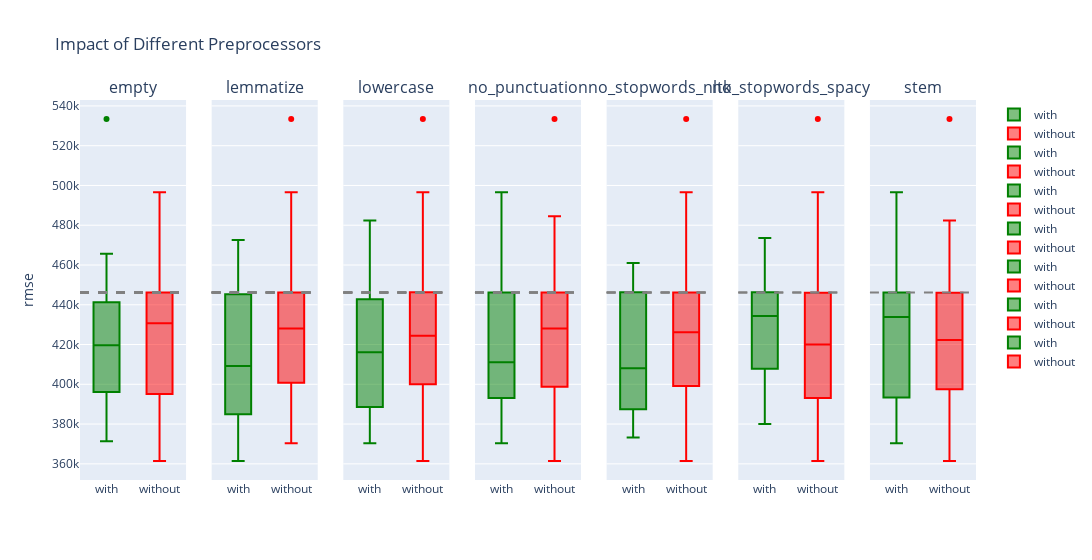

The code cell stored with this chart in its notebook:
### Code cell
# Create subplots, one for each preprocesser
fig = make_subplots(cols=len(unique_preprocessers), rows=1, 
                    subplot_titles=unique_preprocessers,
                    shared_yaxes=True,
                    vertical_spacing=0.05)

p_values = []

for i, preprocesser in enumerate(unique_preprocessers, 1):
    _with = trad_nlp_results[uses_specifically[preprocesser]][metric]
    _without = trad_nlp_results[~uses_specifically[preprocesser]][metric]
    # Test normality of each distribution
    _, p_with = stats.normaltest(_with)
    _, p_without = stats.normaltest(_without)
    
    # Perform appropriate statistical test based on normality
    if p_with > 0.05 and p_without > 0.05:
        # Both normal - use t-test
        _, p_val = stats.ttest_ind(_with, _without)
        test_type = "t-test"
    else:
        # At least one non-normal - use Mann-Whitney U test
        _, p_val = stats.mannwhitneyu(_with, _without)
        test_type = "Mann-Whitney U"
    p_values.append(p_val)
    annotation = f"{test_type} p-value: {p_val:.3f}"
    logger.info(f"\n{preprocesser}:")
    logger.info(f"With normality p-value: {p_with:.3f}")
    logger.info(f"Without normality p-value: {p_without:.3f}")
    logger.info(annotation)

    # Add box plot for when preprocesser is used
    fig.add_trace(
        go.Box(
            y=_with,
            name="with",
            boxpoints='outliers',
            marker_color="green"
        ),
        row=1, col=i
    )
    
    # Add box plot for when preprocesser is not used
    fig.add_trace(
        go.Box(
            y=_without,
            name="without",
            boxpoints='outliers',
            marker_color="red"
        ),
        row=1, col=i
    )

    fig.add_hline(y=perf_of_mean, line_dash="dash", line_color="gray")

fig.update_layout(
    width=200*len(unique_preprocessers),
    # showlegend=True,
    title_text="Impact of Different Preprocessors",
    yaxis_title=metric
)


fig.show()

### Figure 1 — Plotly figure (JSON) as saved in the notebook; plotly's stock layout.template omitted (floating-point values rounded to 4 significant figures; data arrays with more than 128 entries replaced by an {"elided": "..."} marker saying what was removed)
{"data": [{"boxpoints": "outliers", "marker": {"color": "green"}, "name": "with", "type": "box", "xaxis": "x", "y": [371300.0, 373400.0, 374600.0, 376600.0, 382400.0, 384900.0, 385400.0, 386300.0, 386400.0, 387500.0, 388400.0, 388600.0, 389100.0, 389600.0, 390300.0, 390600.0, 390700.0, 391300.0, 391300.0, 391500.0, 392200.0, 393300.0, 394200.0, 394600.0, 397700.0, 398300.0, 399300.0, 399400.0, 399400.0, 400200.0, 401500.0, 401900.0, 402500.0, 402900.0, 403600.0, 405500.0, 406000.0, 407200.0, 407500.0, 408100.0, 408900.0, 408900.0, 411300.0, 413000.0, 414000.0, 417400.0, 417800.0, 419500.0, 419700.0, 421100.0, 421300.0, 422100.0, 422600.0, 423300.0, 423400.0, 423600.0, 424100.0, 424600.0, 424700.0, 425900.0, 427700.0, 428500.0, 429300.0, 430500.0, 431000.0, 431000.0, 431800.0, 432700.0, 435700.0, 437800.0, 439800.0, 441300.0, 441400.0, 442900.0, 445700.0, 445900.0, 446000.0, 446100.0, 446200.0, 446200.0, 446300.0, 446300.0, 446300.0, 446500.0, 446700.0, 447200.0, 447400.0, 447500.0, 448000.0, 449800.0, 453800.0, 457500.0, 463700.0, 463900.0, 465600.0, 533400.0], "yaxis": "y"}, {"boxpoints": "outliers", "marker": {"color": "red"}, "name": "without", "type": "box", "xaxis": "x", "y": {"elided": "208 float values"}, "yaxis": "y"}, {"boxpoints": "outliers", "marker": {"color": "green"}, "name": "with", "type": "box", "xaxis": "x2", "y": [361400.0, 366200.0, 366400.0, 370000.0, 370800.0, 372200.0, 372900.0, 376600.0, 379000.0, 381000.0, 381100.0, 381200.0, 381900.0, 382100.0, 382500.0, 382600.0, 383500.0, 383500.0, 384000.0, 384100.0, 384900.0, 385000.0, 385100.0, 385500.0, 385900.0, 385900.0, 386000.0, 388100.0, 389900.0, 390800.0, 393000.0, 393300.0, 395800.0, 398500.0, 399000.0, 399800.0, 400000.0, 403300.0, 404000.0, 405300.0, 407000.0, 408600.0, 409800.0, 410000.0, 410300.0, 410700.0, 411400.0, 411500.0, 421000.0, 422400.0, 424200.0, 425800.0, 431600.0, 431800.0, 432200.0, 434100.0, 437600.0, 438900.0, 441600.0, 442700.0, 444500.0, 444600.0, 444900.0, 445700.0, 445900.0, 446100.0, 446100.0, 446200.0, 446200.0, 446200.0, 446300.0, 446300.0, 446300.0, 446300.0, 446300.0, 446300.0, 446300.0, 446300.0, 446300.0, 447700.0, 456700.0, 463100.0, 470100.0, 472600.0], "yaxis": "y2"}, {"boxpoints": "outliers", "marker": {"color": "red"}, "name": "without", "type": "box", "xaxis": "x2", "y": {"elided": "220 float values"}, "yaxis": "y2"}, {"boxpoints": "outliers", "marker": {"color": "green"}, "name": "with", "type": "box", "xaxis": "x3", "y": [370400.0, 373100.0, 373200.0, 375000.0, 375000.0, 375900.0, 377800.0, 378600.0, 379000.0, 380000.0, 381000.0, 381100.0, 381200.0, 381900.0, 382100.0, 382600.0, 383500.0, 383800.0, 384000.0, 384900.0, 385000.0, 385100.0, 385800.0, 385900.0, 385900.0, 386000.0, 388100.0, 388200.0, 389000.0, 389900.0, 390100.0, 390500.0, 390800.0, 391800.0, 392300.0, 393000.0, 393300.0, 393900.0, 397200.0, 398500.0, 398900.0, 399000.0, 400000.0, 402800.0, 404000.0, 406200.0, 407000.0, 409800.0, 410000.0, 410900.0, 411400.0, 411600.0, 411800.0, 412700.0, 414000.0, 415400.0, 416800.0, 417500.0, 418000.0, 424800.0, 429300.0, 429800.0, 430600.0, 430800.0, 431600.0, 431800.0, 432200.0, 432200.0, 433000.0, 433800.0, 434100.0, 434200.0, 434400.0, 435200.0, 437200.0, 437500.0, 437500.0, 437600.0, 437800.0, 438900.0, 439000.0, 441100.0, 441600.0, 442700.0, 442800.0, 444500.0, 444600.0, 444900.0, 445700.0, 445900.0, 445900.0, 446100.0, 446100.0, 446200.0, 446200.0, 446200.0, 446200.0, 446300.0, 446300.0, 446300.0, 446300.0, 446300.0, 446300.0, 446300.0, 446300.0, 446300.0, 446300.0, 447700.0, 459400.0, 462500.0, 469400.0, 482300.0], "yaxis": "y3"}, {"boxpoints": "outliers", "marker": {"color": "red"}, "name": "without", "type": "box", "xaxis": "x3", "y": {"elided": "192 float values"}, "yaxis": "y3"}, {"boxpoints": "outliers", "marker": {"color": "green"}, "name": "with", "type": "box", "xaxis": "x4", "y": [370400.0, 373100.0, 373200.0, 375000.0, 375000.0, 375900.0, 377800.0, 378600.0, 379000.0, 381000.0, 381100.0, 381900.0, 382100.0, 382500.0, 382600.0, 383500.0, 383500.0, 384100.0, 385500.0, 385900.0, 385900.0, 388200.0, 389900.0, 393000.0, 393300.0, 394400.0, 395800.0, 396500.0, 397200.0, 398200.0, 398500.0, 398900.0, 399000.0, 399500.0, 399800.0, 400000.0, 402800.0, 402800.0, 403300.0, 403300.0, 404000.0, 404800.0, 405300.0, 406200.0, 407000.0, 409800.0, 410000.0, 410900.0, 411400.0, 414000.0, 415400.0, 416800.0, 416800.0, 418000.0, 420200.0, 421800.0, 424800.0, 426300.0, 430800.0, 431600.0, 433800.0, 433900.0, 438900.0, 441600.0, 442700.0, 443200.0, 444500.0, 444900.0, 445000.0, 446000.0, 446100.0, 446100.0, 446100.0, 446200.0, 446200.0, 446300.0, 446300.0, 446300.0, 446300.0, 446300.0, 446300.0, 446300.0, 446300.0, 446300.0, 446500.0, 446500.0, 446800.0, 447100.0, 447100.0, 447200.0, 447700.0, 448300.0, 450200.0, 452200.0, 476300.0, 496600.0], "yaxis": "y4"}, {"boxpoints": "outliers", "marker": {"color": "red"}, "name": "without", "type": "box", "xaxis": "x4", "y": {"elided": "208 float values"}, "yaxis": "y4"}, {"boxpoints": "outliers", "marker": {"color": "green"}, "name": "with", "type": "box", "xaxis": "x5", "y": [373200.0, 375000.0, 375900.0, 377800.0, 379000.0, 381000.0, 381100.0, 381200.0, 382100.0, 384000.0, 384900.0, 385000.0, 389900.0, 390100.0, 390500.0, 391800.0, 393000.0, 393300.0, 393900.0, 395800.0, 399000.0, 399800.0, 403300.0, 405300.0, 410700.0, 411600.0, 411800.0, 412700.0, 417500.0, 422400.0, 424200.0, 425800.0, 444400.0, 445700.0, 446100.0, 446200.0, 446300.0, 446300.0, 446300.0, 446300.0, 446300.0, 446300.0, 446300.0, 447400.0, 449500.0, 450300.0, 451000.0, 460900.0], "yaxis": "y5"}, {"boxpoints": "outliers", "marker": {"color": "red"}, "name": "without", "type": "box", "xaxis": "x5", "y": {"elided": "256 float values"}, "yaxis": "y5"}, {"boxpoints": "outliers", "marker": {"color": "green"}, "name": "with", "type": "box", "xaxis": "x6", "y": [380000.0, 381900.0, 382600.0, 383500.0, 383800.0, 385800.0, 385900.0, 385900.0, 388200.0, 389000.0, 392300.0, 398500.0, 400000.0, 403700.0, 404000.0, 405700.0, 407000.0, 408500.0, 408800.0, 409800.0, 410000.0, 411400.0, 416800.0, 418000.0, 424800.0, 430600.0, 430800.0, 431600.0, 431800.0, 432200.0, 432200.0, 433000.0, 434100.0, 434200.0, 434400.0, 435200.0, 437200.0, 437500.0, 437500.0, 437600.0, 438900.0, 441600.0, 442700.0, 442800.0, 444500.0, 444900.0, 446100.0, 446100.0, 446300.0, 446300.0, 446300.0, 446300.0, 446300.0, 446500.0, 446800.0, 447100.0, 447200.0, 447700.0, 448300.0, 452200.0, 452700.0, 455400.0, 456700.0, 463100.0, 465600.0, 470100.0, 472600.0, 473600.0], "yaxis": "y6"}, {"boxpoints": "outliers", "marker": {"color": "red"}, "name": "without", "type": "box", "xaxis": "x6", "y": {"elided": "236 float values"}, "yaxis": "y6"}, {"boxpoints": "outliers", "marker": {"color": "green"}, "name": "with", "type": "box", "xaxis": "x7", "y": [370400.0, 373100.0, 373200.0, 375000.0, 375000.0, 375900.0, 377800.0, 378600.0, 380000.0, 383800.0, 385800.0, 388200.0, 389000.0, 390100.0, 390500.0, 391800.0, 392800.0, 393900.0, 394400.0, 396500.0, 398200.0, 399500.0, 402800.0, 403300.0, 404800.0, 410900.0, 414000.0, 415400.0, 416800.0, 416800.0, 424800.0, 430800.0, 433300.0, 433800.0, 433900.0, 434400.0, 435200.0, 437000.0, 437200.0, 437500.0, 440000.0, 441500.0, 442500.0, 443100.0, 443200.0, 445000.0, 445400.0, 445700.0, 445800.0, 446100.0, 446200.0, 446300.0, 446300.0, 446300.0, 446300.0, 446500.0, 446500.0, 446800.0, 447100.0, 447200.0, 448300.0, 449900.0, 450200.0, 450400.0, 452200.0, 476300.0, 484500.0, 496600.0], "yaxis": "y7"}, {"boxpoints": "outliers", "marker": {"color": "red"}, "name": "without", "type": "box", "xaxis": "x7", "y": {"elided": "236 float values"}, "yaxis": "y7"}], "layout": {"annotations": [{"font": {"size": 16}, "showarrow": false, "text": "empty", "x": 0.05918, "xanchor": "center", "xref": "paper", "y": 1, "yanchor": "bottom", "yref": "paper"}, {"font": {"size": 16}, "showarrow": false, "text": "lemmatize", "x": 0.2061, "xanchor": "center", "xref": "paper", "y": 1, "yanchor": "bottom", "yref": "paper"}, {"font": {"size": 16}, "showarrow": false, "text": "lowercase", "x": 0.3531, "xanchor": "center", "xref": "paper", "y": 1, "yanchor": "bottom", "yref": "paper"}, {"font": {"size": 16}, "showarrow": false, "text": "no_punctuation", "x": 0.5, "xanchor": "center", "xref": "paper", "y": 1, "yanchor": "bottom", "yref": "paper"}, {"font": {"size": 16}, "showarrow": false, "text": "no_stopwords_nltk", "x": 0.6469, "xanchor": "center", "xref": "paper", "y": 1, "yanchor": "bottom", "yref": "paper"}, {"font": {"size": 16}, "showarrow": false, "text": "no_stopwords_spacy", "x": 0.7939, "xanchor": "center", "xref": "paper", "y": 1, "yanchor": "bottom", "yref": "paper"}, {"font": {"size": 16}, "showarrow": false, "text": "stem", "x": 0.9408, "xanchor": "center", "xref": "paper", "y": 1, "yanchor": "bottom", "yref": "paper"}], "shapes": [{"line": {"color": "gray", "dash": "dash"}, "type": "line", "x0": 0, "x1": 1, "xref": "x domain", "y0": 446200.0, "y1": 446200.0, "yref": "y"}, {"line": {"color": "gray", "dash": "dash"}, "type": "line", "x0": 0, "x1": 1, "xref": "x domain", "y0": 446200.0, "y1": 446200.0, "yref": "y"}, {"line": {"color": "gray", "dash": "dash"}, "type": "line", "x0": 0, "x1": 1, "xref": "x2 domain", "y0": 446200.0, "y1": 446200.0, "yref": "y2"}, {"line": {"color": "gray", "dash": "dash"}, "type": "line", "x0": 0, "x1": 1, "xref": "x domain", "y0": 446200.0, "y1": 446200.0, "yref": "y"}, {"line": {"color": "gray", "dash": "dash"}, "type": "line", "x0": 0, "x1": 1, "xref": "x2 domain", "y0": 446200.0, "y1": 446200.0, "yref": "y2"}, {"line": {"color": "gray", "dash": "dash"}, "type": "line", "x0": 0, "x1": 1, "xref": "x3 domain", "y0": 446200.0, "y1": 446200.0, "yref": "y3"}, {"line": {"color": "gray", "dash": "dash"}, "type": "line", "x0": 0, "x1": 1, "xref": "x domain", "y0": 446200.0, "y1": 446200.0, "yref": "y"}, {"line": {"color": "gray", "dash": "dash"}, "type": "line", "x0": 0, "x1": 1, "xref": "x2 domain", "y0": 446200.0, "y1": 446200.0, "yref": "y2"}, {"line": {"color": "gray", "dash": "dash"}, "type": "line", "x0": 0, "x1": 1, "xref": "x3 domain", "y0": 446200.0, "y1": 446200.0, "yref": "y3"}, {"line": {"color": "gray", "dash": "dash"}, "type": "line", "x0": 0, "x1": 1, "xref": "x4 domain", "y0": 446200.0, "y1": 446200.0, "yref": "y4"}, {"line": {"color": "gray", "dash": "dash"}, "type": "line", "x0": 0, "x1": 1, "xref": "x domain", "y0": 446200.0, "y1": 446200.0, "yref": "y"}, {"line": {"color": "gray", "dash": "dash"}, "type": "line", "x0": 0, "x1": 1, "xref": "x2 domain", "y0": 446200.0, "y1": 446200.0, "yref": "y2"}, {"line": {"color": "gray", "dash": "dash"}, "type": "line", "x0": 0, "x1": 1, "xref": "x3 domain", "y0": 446200.0, "y1": 446200.0, "yref": "y3"}, {"line": {"color": "gray", "dash": "dash"}, "type": "line", "x0": 0, "x1": 1, "xref": "x4 domain", "y0": 446200.0, "y1": 446200.0, "yref": "y4"}, {"line": {"color": "gray", "dash": "dash"}, "type": "line", "x0": 0, "x1": 1, "xref": "x5 domain", "y0": 446200.0, "y1": 446200.0, "yref": "y5"}, {"line": {"color": "gray", "dash": "dash"}, "type": "line", "x0": 0, "x1": 1, "xref": "x domain", "y0": 446200.0, "y1": 446200.0, "yref": "y"}, {"line": {"color": "gray", "dash": "dash"}, "type": "line", "x0": 0, "x1": 1, "xref": "x2 domain", "y0": 446200.0, "y1": 446200.0, "yref": "y2"}, {"line": {"color": "gray", "dash": "dash"}, "type": "line", "x0": 0, "x1": 1, "xref": "x3 domain", "y0": 446200.0, "y1": 446200.0, "yref": "y3"}, {"line": {"color": "gray", "dash": "dash"}, "type": "line", "x0": 0, "x1": 1, "xref": "x4 domain", "y0": 446200.0, "y1": 446200.0, "yref": "y4"}, {"line": {"color": "gray", "dash": "dash"}, "type": "line", "x0": 0, "x1": 1, "xref": "x5 domain", "y0": 446200.0, "y1": 446200.0, "yref": "y5"}, {"line": {"color": "gray", "dash": "dash"}, "type": "line", "x0": 0, "x1": 1, "xref": "x6 domain", "y0": 446200.0, "y1": 446200.0, "yref": "y6"}, {"line": {"color": "gray", "dash": "dash"}, "type": "line", "x0": 0, "x1": 1, "xref": "x domain", "y0": 446200.0, "y1": 446200.0, "yref": "y"}, {"line": {"color": "gray", "dash": "dash"}, "type": "line", "x0": 0, "x1": 1, "xref": "x2 domain", "y0": 446200.0, "y1": 446200.0, "yref": "y2"}, {"line": {"color": "gray", "dash": "dash"}, "type": "line", "x0": 0, "x1": 1, "xref": "x3 domain", "y0": 446200.0, "y1": 446200.0, "yref": "y3"}, {"line": {"color": "gray", "dash": "dash"}, "type": "line", "x0": 0, "x1": 1, "xref": "x4 domain", "y0": 446200.0, "y1": 446200.0, "yref": "y4"}, {"line": {"color": "gray", "dash": "dash"}, "type": "line", "x0": 0, "x1": 1, "xref": "x5 domain", "y0": 446200.0, "y1": 446200.0, "yref": "y5"}, {"line": {"color": "gray", "dash": "dash"}, "type": "line", "x0": 0, "x1": 1, "xref": "x6 domain", "y0": 446200.0, "y1": 446200.0, "yref": "y6"}, {"line": {"color": "gray", "dash": "dash"}, "type": "line", "x0": 0, "x1": 1, "xref": "x7 domain", "y0": 446200.0, "y1": 446200.0, "yref": "y7"}], "title": {"text": "Impact of Different Preprocessors"}, "width": 1400, "xaxis": {"anchor": "y", "domain": [0, 0.1184]}, "xaxis2": {"anchor": "y2", "domain": [0.1469, 0.2653]}, "xaxis3": {"anchor": "y3", "domain": [0.2939, 0.4122]}, "xaxis4": {"anchor": "y4", "domain": [0.4408, 0.5592]}, "xaxis5": {"anchor": "y5", "domain": [0.5878, 0.7061]}, "xaxis6": {"anchor": "y6", "domain": [0.7347, 0.8531]}, "xaxis7": {"anchor": "y7", "domain": [0.8816, 1.0]}, "yaxis": {"anchor": "x", "domain": [0, 1], "title": {"text": "rmse"}}, "yaxis2": {"anchor": "x2", "domain": [0, 1], "matches": "y", "showticklabels": false}, "yaxis3": {"anchor": "x3", "domain": [0, 1], "matches": "y", "showticklabels": false}, "yaxis4": {"anchor": "x4", "domain": [0, 1], "matches": "y", "showticklabels": false}, "yaxis5": {"anchor": "x5", "domain": [0, 1], "matches": "y", "showticklabels": false}, "yaxis6": {"anchor": "x6", "domain": [0, 1], "matches": "y", "showticklabels": false}, "yaxis7": {"anchor": "x7", "domain": [0, 1], "matches": "y", "showticklabels": false}}}
